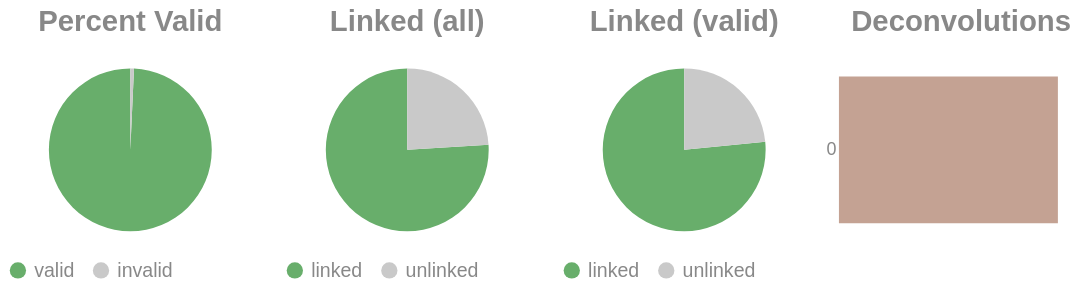

Source (notebook cell):
### Code cell
if SKIPLR:
    pass
else:
    clash = Counter()
    for i in valids['molecule'].to_list():
        _mol = i.split("-")
        if len(_mol) == 1:
            clash.update('0')
        else:
            clash.update(_mol[-1])

    _d = {"deconvolutions": [], 'count': []}
    for k,v in clash.items():
        _d['deconvolutions'].append(k)
        _d['count'].append(v)

    tot_valid = valids['reads'].sum()
    mask = valids['reads'] >= 2
    n_linked_reads = valids.filter(mask)['reads'].sum()
    if n_linked_reads == 0:
        print_html("No linked molecules (>=2 reads) were detected; skipping linked-only distributions.")
        SKIPLR = True
    else:
        perc_valid = round(tot_valid / n_reads, 4)
        linked_perc_abs = round(n_linked_reads / n_reads, 4)
        linked_perc = round(n_linked_reads / tot_valid, 4)

    _valid = pl.DataFrame({"valids": ['valid', 'invalid'], "count": [tot_valid, n_reads - tot_valid]})
    _linked_abs = pl.DataFrame({"linked (absolute)": ['linked', 'unlinked'], "count": [n_linked_reads, n_reads - n_linked_reads]})
    _linked_rel = pl.DataFrame({"linked (valids)": ['linked', 'unlinked'], "count": [n_linked_reads, tot_valid - n_linked_reads]})

    (
        alt.hconcat(
            piechart(_valid, goodval = 'valid', title = "Percent Valid"),
            piechart(_linked_abs, goodval = "linked", title =  "Linked (all)"),
            piechart(_linked_rel, goodval = "linked", title =  "Linked (valid)"),
            convolutionbar(pl.DataFrame(_d), title = "Deconvolutions"),
            center = True,
            bounds = 'flush'
        )
        .resolve_scale(color='independent')
        .resolve_legend('independent')
        .properties(usermeta={'embedOptions': {"actions": False}})
    ).display()

### Figure 1 — Vega-Lite specification as saved in the notebook (floating-point values rounded to 4 significant figures)
{"width": "container", "height": 400, "config": {"title": {"anchor": "start", "dy": -15, "fontSize": 18, "color": "#888888", "subtitleColor": "#888888", "subtitleFontSize": 14}, "arc": {"fill": "#0072B2"}, "axis": {"domainColor": "#888888", "domainWidth": 0.5, "gridWidth": 0.2, "grid": false, "titleFontWeight": 400, "titleFontSize": 15, "labelFontSize": 11, "labelColor": "#888888", "tickColor": "#888888", "tickWidth": 0.2, "titleColor": "#888888"}, "axisBand": {"grid": false}, "axisX": {"grid": true, "tickSize": 10, "domainCap": "round"}, "axisY": {"domain": false, "grid": true, "tickSize": 0, "domainCap": "round"}, "background": "transparent", "header": {"labelFontSize": 15, "labelColor": "#888888", "titleFontSize": 15, "titleFontWeight": 600, "titleColor": "#888888"}, "legend": {"labelFont": "sans-serif", "labelFontSize": 12, "labelColor": "#888888", "symbolSize": 100, "symbolType": "circle", "titleFontSize": 12, "titlePadding": 10, "titleColor": "#888888", "title": null}, "range": {"category": ["#E69F00", "#56B4E9", "#009E73", "#F0E442", "#0072B2", "#D55E00", "#CC79A7", "#000000"], "diverging": ["#cfe8f3", "#a2d4ec", "#73bfe2", "#46abdb", "#1696d2", "#12719e"]}, "area": {"fill": "#0072B2", "fillOpacity": 0.7, "line": true, "strokeOpacity": 0.7}, "line": {"color": "#0072B2", "stroke": "#0072B2", "strokeWidth": 2}, "trail": {"color": "#0072B2", "stroke": "#0072B2", "strokeWidth": 0, "size": 1}, "point": {"filled": true, "fillOpacity": 1.0, "size": 95}, "text": {"color": "#888888", "fontSize": 11, "align": "right", "fontWeight": 400, "size": 11}, "bar": {"fill": "#0072B2", "stroke": null}, "view": {"stroke": null, "continuousWidth": 660, "continuousHeight": 400}}, "hconcat": [{"data": {"name": "data-a4e5c1338a37bf78663a405a521fd1b3"}, "mark": {"type": "arc"}, "encoding": {"color": {"field": "valids", "legend": {"orient": "bottom", "title": null}, "scale": {"domain": ["valid", "invalid"], "range": ["#68ae6b", "#C9C9C9"]}, "title": "Valids", "type": "nominal"}, "theta": {"field": "count", "type": "quantitative"}, "tooltip": [{"field": "valids", "title": "Valids", "type": "ordinal"}, {"field": "percent", "format": ".2%", "title": "Percent", "type": "quantitative"}, {"field": "count", "title": "Count", "type": "quantitative"}]}, "height": 100, "title": {"text": "Percent Valid", "align": "center", "anchor": "middle"}, "transform": [{"calculate": "datum.count / 4323973", "as": "percent"}], "width": 150}, {"data": {"name": "data-270d2d42527e7b24ddb35589ce0fe3b4"}, "mark": {"type": "arc"}, "encoding": {"color": {"field": "linked (absolute)", "legend": {"orient": "bottom", "title": null}, "scale": {"domain": ["linked", "unlinked"], "range": ["#68ae6b", "#C9C9C9"]}, "title": "Linked (Absolute)", "type": "nominal"}, "theta": {"field": "count", "type": "quantitative"}, "tooltip": [{"field": "linked (absolute)", "title": "Linked (Absolute)", "type": "ordinal"}, {"field": "percent", "format": ".2%", "title": "Percent", "type": "quantitative"}, {"field": "count", "title": "Count", "type": "quantitative"}]}, "height": 100, "title": {"text": "Linked (all)", "align": "center", "anchor": "middle"}, "transform": [{"calculate": "datum.count / 4323973", "as": "percent"}], "width": 150}, {"data": {"name": "data-8c03849a896bd05137b892ea42e485f6"}, "mark": {"type": "arc"}, "encoding": {"color": {"field": "linked (valids)", "legend": {"orient": "bottom", "title": null}, "scale": {"domain": ["linked", "unlinked"], "range": ["#68ae6b", "#C9C9C9"]}, "title": "Linked (Valids)", "type": "nominal"}, "theta": {"field": "count", "type": "quantitative"}, "tooltip": [{"field": "linked (valids)", "title": "Linked (Valids)", "type": "ordinal"}, {"field": "percent", "format": ".2%", "title": "Percent", "type": "quantitative"}, {"field": "count", "title": "Count", "type": "quantitative"}]}, "height": 100, "title": {"text": "Linked (valid)", "align": "center", "anchor": "middle"}, "transform": [{"calculate": "datum.count / 4292835", "as": "percent"}], "width": 150}, {"data": {"name": "data-eb4f2ec6c46de8227bcf417e25b7e254"}, "mark": {"type": "bar"}, "encoding": {"color": {"field": "deconvolutions", "legend": null, "scale": {"scheme": "lightgreyred"}, "type": "nominal"}, "tooltip": [{"field": "deconvolutions", "title": "Deconvolutions", "type": "ordinal"}, {"field": "percent", "format": ".2%", "title": "Percent", "type": "quantitative"}, {"field": "count", "title": "Count", "type": "quantitative"}], "x": {"axis": null, "field": "count", "type": "quantitative"}, "y": {"field": "deconvolutions", "sort": "ascending", "title": null, "type": "nominal"}}, "height": 100, "title": {"text": "Deconvolutions", "align": "center", "anchor": "middle"}, "transform": [{"calculate": "datum.count / 1612957", "as": "percent"}], "width": 150}], "bounds": "flush", "center": true, "resolve": {"legend": {"angle": "independent"}, "scale": {"color": "independent"}}, "usermeta": {"embedOptions": {"actions": false}}, "$schema": "https://vega.github.io/schema/vega-lite/v6.1.0.json", "datasets": {"data-a4e5c1338a37bf78663a405a521fd1b3": [{"valids": "valid", "count": 4292835}, {"valids": "invalid", "count": 31138}], "data-270d2d42527e7b24ddb35589ce0fe3b4": [{"linked (absolute)": "linked", "count": 3286902}, {"linked (absolute)": "unlinked", "count": 1037071}], "data-8c03849a896bd05137b892ea42e485f6": [{"linked (valids)": "linked", "count": 3286902}, {"linked (valids)": "unlinked", "count": 1005933}], "data-eb4f2ec6c46de8227bcf417e25b7e254": [{"deconvolutions": "0", "count": 1612957}]}}
